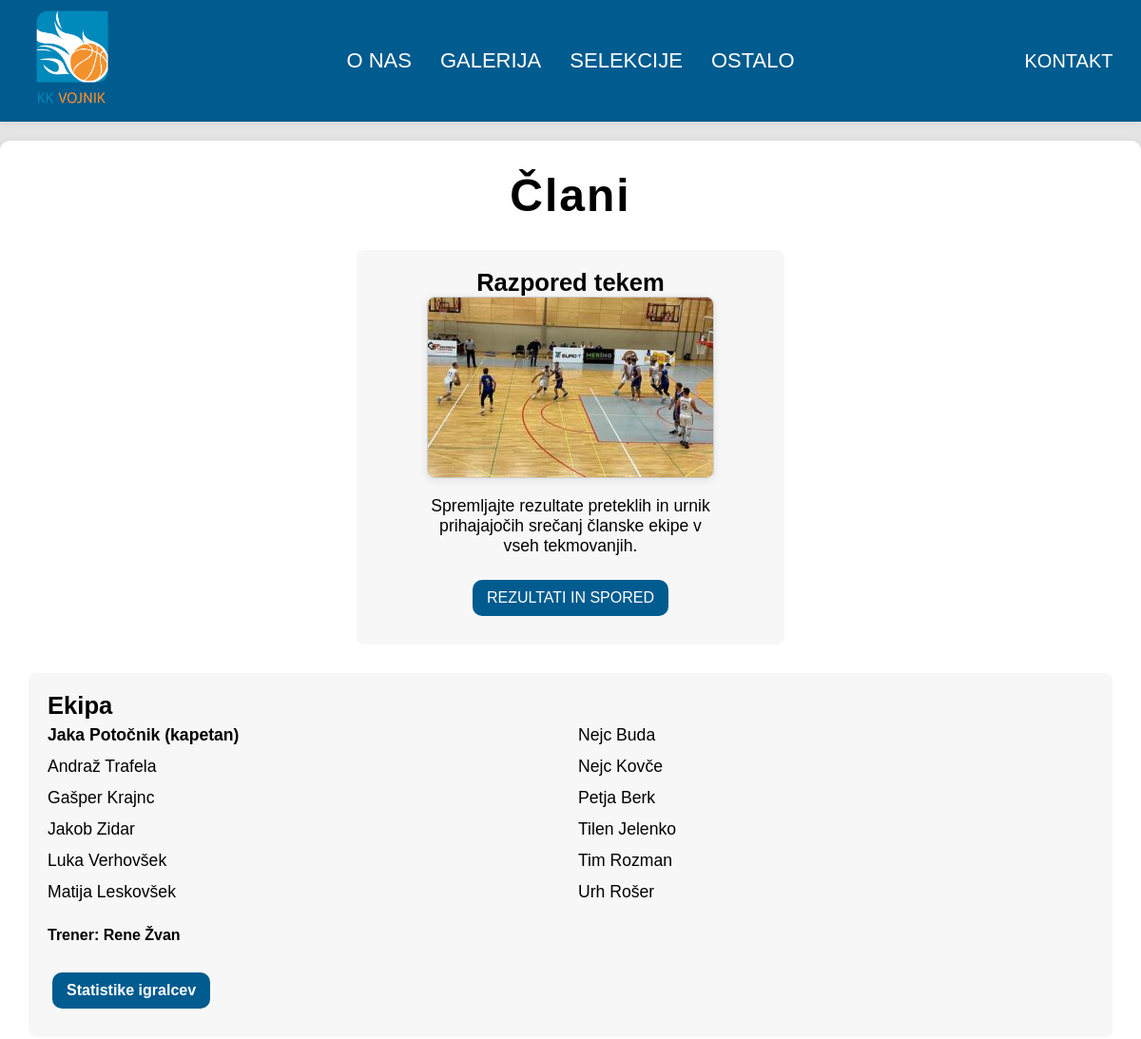
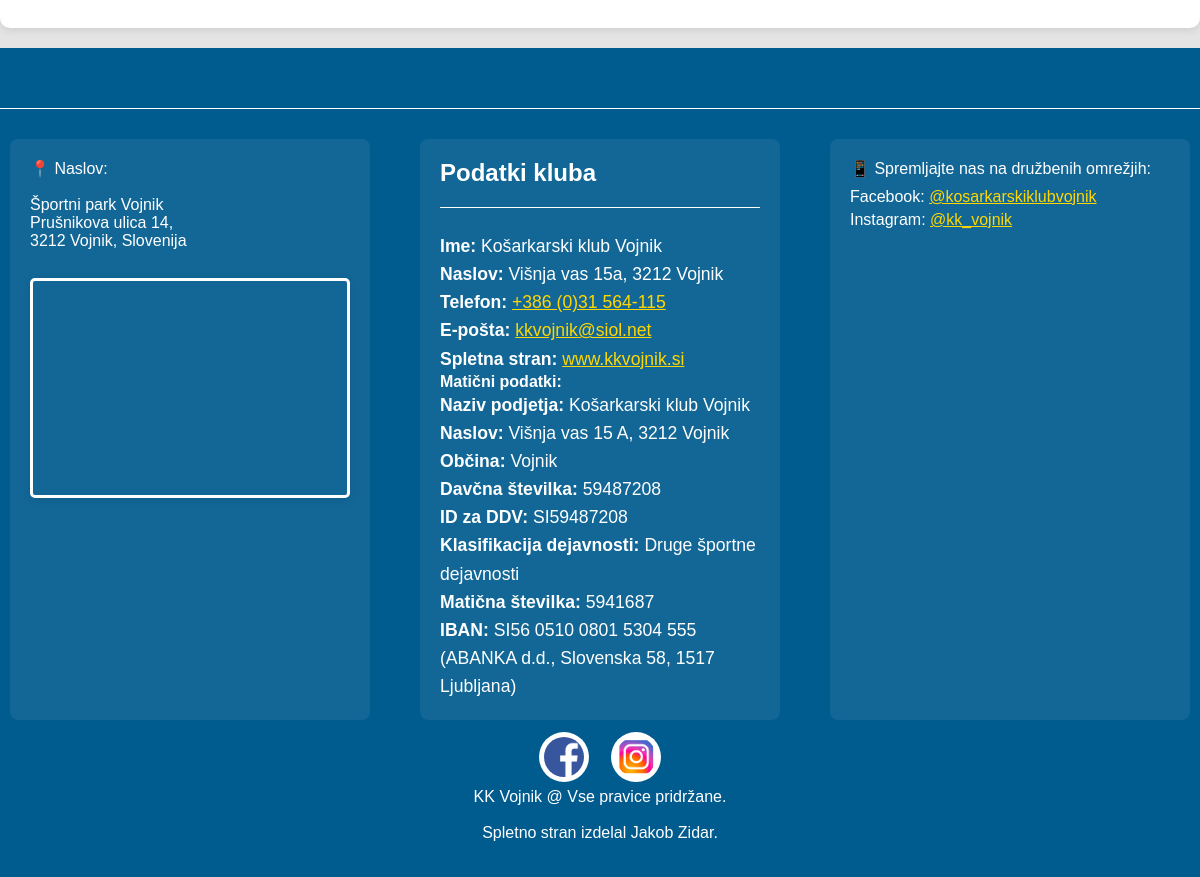
Screenshot of /clani.php with the database file from the repository (2 pictures, top to bottom).
### tables this page shows
CREATE TABLE `igralci` (
  `id` int(11) NOT NULL,
  `ime_priimek` varchar(255) NOT NULL,
  `selekcija` varchar(50) NOT NULL,
  `je_kapetan` tinyint(1) DEFAULT 0
);

CREATE TABLE `trenerji` (
  `id` int(11) NOT NULL,
  `ime_priimek` varchar(255) NOT NULL,
  `pozicija` varchar(255) NOT NULL,
  `slika_url` varchar(255) DEFAULT 'slike/profilna.png',
  `selekcija` varchar(50) NOT NULL
);

### clani.php (the view, shortened to what this page needs)
<?php
    include 'glava.php';
    $host = 'localhost';
    $db   = 'KKVojnik';
    $user = 'root';
    $pass = '';
    $charset = 'utf8mb4';
    $dsn = "mysql:host=$host;dbname=$db;charset=$charset";
    $options = [
        PDO::ATTR_ERRMODE => PDO::ERRMODE_EXCEPTION,
        PDO::ATTR_DEFAULT_FETCH_MODE => PDO::FETCH_ASSOC,
    ];
    try {
        $pdo = new PDO($dsn, $user, $pass, $options);
        $stmt = $pdo->prepare("SELECT * FROM igralci WHERE selekcija = ? ORDER BY je_kapetan DESC, ime_priimek ASC");
        $stmt->execute(['clani']);
        $igralci = $stmt->fetchAll();
        $stmt = $pdo->prepare("SELECT * FROM trenerji WHERE selekcija = ? ORDER BY CASE WHEN pozicija LIKE '%Glavni trener%' THEN 1 WHEN pozicija LIKE '%Pomožni trener%' THEN 2 ELSE 3 END");
        $stmt->execute(['clani']);
        $trenerji = $stmt->fetchAll();
    } catch (PDOException $e) {
        $igralci = [];
        $trenerji = [];
    }
?>
<div class="glavni_del">
    <h1 class="naslov">Člani</h1>
    <div class="ekipa-blok razpored-container">
        <h2>Razpored tekem</h2>
        <div class="kontakti-ureditev1">
            <img src="slike/igra.jpg" alt="Razpored tekem">
            <div class="razpored-opis">
                Spremljajte rezultate preteklih in urnik <br>
                prihajajočih srečanj članske ekipe v <br>
                vseh tekmovanjih.
            </div>
            <div>
                <a class="rezultati-btn" href="https://www.kzs.si/ekipa/17578?tekmovanje=582&tab=splosno">
                    REZULTATI IN SPORED
                </a>
            </div>
        </div>
    </div>
    <div class="ekipa-blok">
        <h2>Ekipa</h2>
        <ul class="igralci-lista">
            <?php foreach ($igralci as $igralec): ?>
                <li class="<?php echo $igralec['je_kapetan'] ? 'kapetan' : ''; ?>">
                    <?php echo htmlspecialchars($igralec['ime_priimek']); ?>
                </li>
            <?php endforeach; ?>
        </ul>
        <?php foreach ($trenerji as $trener): ?>
            <div class="trener">
                <?php
                    $pozicija = $trener['pozicija'];
                    if (strpos($pozicija, 'Glavni trener') !== false) {
                        echo 'Trener: ';
                    } else if (strpos($pozicija, 'Pomožni trener') !== false) {
                        echo 'Pomočnik trenerja: ';
                    } else {
                        echo $pozicija . ': ';
                    }
                    echo htmlspecialchars($trener['ime_priimek']);
                ?>
            </div>
        <?php endforeach; ?>
        <div class="trener">
            <a class="statistike-btn" href="https://www.kzs.si/ekipa/17578?tekmovanje=582&tab=seznam">
                Statistike igralcev
            </a>
        </div>
    </div>
</div>
<?php
    include 'noga.php';
?>

### glava.php (shortened to what this page needs)
<!DOCTYPE html>
<html>
<head>
    <link rel="stylesheet" href="css.css">
</head>
<body>
<header>
    <nav class="navbar">
        <div class="navbar-left">
            <span class="club-name"><img src="slike/logo.png" alt="KK Vojnik" height="120px"></span>
        </div>
        <div class="navbar-center">
            <ul class="nav-menu" id="nav-menu">
                <li><a href="index.php">O NAS</a></li>
                <li><a href="galerija.php">GALERIJA</a></li>
                <li class="dropdown">
                    <a href="selekcije.php">SELEKCIJE</a>
                </li>
                <li class="dropdown">
                    <a href="ostalo.php">OSTALO</a>
                </li>
            </ul>
        </div>
        <div class="navbar-right">
            <a href="#" id="kontakt-btn" style="color: white;text-decoration: none;">KONTAKT</a>
        </div>
    </nav>
</header>

### noga.php (shortened to what this page needs)
<footer style="background-color: #005B8F;">
    <hr>
    <div class="container">
        <div class="kontakti-ureditev">
            📍 Naslov: <br><br>
            Športni park Vojnik <br>
            Prušnikova ulica 14,<br>
            3212 Vojnik, Slovenija <br><br>
            <iframe src="https://www.google.com/maps/embed?pb=!1m18!1m12!1m3!1d274.1813745011097!2d15.3051199!3d46.2903339!2m3!1f0!2f0!3f0!3m2!1i1024!2i768!4f13.1!3m3!1m2!1s0x47657b006e881937%3A0x72e1c4c322978d47!2zU8WgcG9ydG5pIHBhcmsgVm9qbmlr!5e0!3m2!1ssl!2ssi!4v1718030000000!5m2!1ssl!2ssi" frameborder="0" height="220px" style="border: 3px solid #fff; border-radius: 5px;" allowfullscreen="" loading="lazy"></iframe>
        </div>
                <div class="kontakti-ureditev">
                     <h4 style="font-size: 1.5em;margin-bottom:2px;">Podatki kluba</h4><hr style="padding:2px;">
    <div class="kontakt-skupina">
        <p><strong>Ime:</strong> Košarkarski klub Vojnik</p>
        <p><strong>Naslov:</strong> Višnja vas 15a, 3212 Vojnik</p>
        <p><strong>Telefon:</strong> <a href="tel:+38631564115">+386 (0)31 564-115</a></p>
        <p><strong>E-pošta:</strong> <a href="mailto:kkvojnik@siol.net">kkvojnik@siol.net</a></p>
        <p><strong>Spletna stran:</strong> <a href="http://www.kkvojnik.si" target="_blank">www.kkvojnik.si</a></p>
    </div>
    <div class="kontakt-skupina">
        <strong>Matični podatki:</strong>
        <p><strong>Naziv podjetja:</strong> Košarkarski klub Vojnik</p>
        <p><strong>Naslov:</strong> Višnja vas 15 A, 3212 Vojnik</p>
        <p><strong>Občina:</strong> Vojnik</p>
        <p><strong>Davčna številka:</strong> 59487208</p>
        <p><strong>ID za DDV:</strong> SI59487208</p>
        <p><strong>Klasifikacija dejavnosti:</strong> Druge športne dejavnosti</p>
        <p><strong>Matična številka:</strong> 5941687</p>
        <p><strong>IBAN:</strong> SI56 0510 0801 5304 555 (ABANKA d.d., Slovenska 58, 1517 Ljubljana)</p>
    </div>
                </div>
                <div class="kontakti-ureditev">
            📱 Spremljajte nas na družbenih omrežjih:
                    <ul>
                        <li>Facebook: <a href="https://www.facebook.com/kosarkarskiklubvojnik">@kosarkarskiklubvojnik</a></li>
                        <li>Instagram: <a href="https://www.instagram.com/kk_vojnik/">@kk_vojnik</a></li>
                    </ul>
        </div>
            </div>
            <div class="omrezja">
    <table>
        <tr>
            <td><div><a href="https://www.facebook.com/kosarkarskiklubvojnik"><img src="slike/fackbook logo.png" height="50px" alt=""></a></div></td>
            <td><div><a href="https://www.instagram.com/kk_vojnik/"><img src="slike/igimg.png" height="50px" alt=""></a></div></td>
        </tr>
    </table>
    <div>KK Vojnik @ Vse pravice pridržane.</div><br>
    <div>Spletno stran izdelal Jakob Zidar.</div>
</div>
</footer>

### glava.php (style rules this page uses)
* { margin: 0; padding: 0; box-sizing: border-box; }
html, body { width: 100%; margin: 0; padding: 0; font-family: 'Arial', sans-serif; background: #e4e4e4ff; }
.navbar { width: 100%; display: flex; align-items: center; justify-content: space-between; padding: 0 1rem; background: #005B8F; min-height: 120px; box-shadow: 0 2px 8px rgba(0, 0, 0, 0.05); flex-wrap: wrap; font-size: 1.25em; margin: 0; }
.navbar-left .club-name { font-size: 1.6em; font-weight: bold; letter-spacing: 2px; color: white; }
.navbar-center { flex: 1; display: flex; justify-content: center; }
.nav-menu { list-style: none; display: flex; gap: 30px; margin: 0; padding: 0; flex-wrap: wrap; }
.nav-menu li { position: relative; }
.nav-menu li a { text-decoration: none; color: white; font-size: 1.1em; font-weight: 500; transition: color 0.2s; display: block; padding: 8px 0; }
.navbar-right { width: 120px; text-align: center; }

### clani.php (style rules this page uses)
.glavni_del { max-width: 95vw; width: 100%; margin: 20px auto; background: #fff; padding: 30px; border-radius: 10px; box-shadow: 0 2px 8px rgba(0,0,0,0.1); box-sizing: border-box; }
@media (min-width: 600px) { .glavni_del { max-width: 1500px; } }
.naslov { text-align: center; font-size: 3em; font-weight: bold; color: black; margin-bottom: 30px; letter-spacing: 2px; }
p { line-height: 1.6; font-size: 1.1rem; }
h2 { margin-top: 2rem; font-size: 1.6rem; }
.ekipa-blok { margin-top: 30px; padding: 20px; background: #f7f7f7; border-radius: 8px; }
.ekipa-blok h2 { margin-top: 0; }
.igralci-lista { list-style: none; padding: 0; margin: 0; columns: 2; }
.igralci-lista li { padding: 6px 0; font-size: 1.1em; }
.kapetan { font-weight: bold; }
.kapetan::after { content: " (kapetan)"; }
.trener { margin-top: 20px; font-weight: bold; }
.razpored-container { width: 450px; text-align: center; margin: 0 auto; }
.kontakti-ureditev1 img { border: 1px solid #ccc; border-radius: 8px; max-width: 100%; box-shadow: 0 2px 8px rgba(0,0,0,0.1); }
.razpored-opis { font-size: 1.1em; margin: 15px auto; }
.statistike-btn, .rezultati-btn { background: #005B8F; color: #fff; border: none; padding: 10px 15px; border-radius: 10px; cursor: pointer; text-decoration: none; display: inline-block; margin: 10px 5px; transition: background-color 0.3s; }

### noga.php (style rules this page uses)
footer { background-color: #005B8F; color: #fff; padding: 40px 0 20px 0; font-family: Arial, sans-serif; }
.omrezja { text-align: center; margin-bottom: 15px; }
.omrezja table { margin: 0 auto; }
.omrezja img { margin: 0 10px; transition: transform 0.2s; border-radius: 50%; background: #fff; padding: 5px; }
hr { border: none; border-top: 1px solid #fff; margin: 20px 0; }
.container { display: flex; flex-wrap: wrap; justify-content: space-around; gap: 30px; }
.kontakti-ureditev { flex: 1 1 250px; min-width: 220px; margin: 10px; background: rgba(255,255,255,0.07); border-radius: 8px; padding: 20px; box-sizing: border-box; }
.kontakti-ureditev a { color: #FFD700; text-decoration: underline; }
.kontakti-ureditev ul { list-style: none; padding: 0; margin: 10px 0 0 0; }
.kontakti-ureditev li { margin-bottom: 5px; }
iframe { width: 100%; max-width: 320px; border: 3px solid #fff; border-radius: 5px; margin-top: 10px; box-shadow: 0 2px 8px rgba(0,0,0,0.1); }

### rows the page displays
igralci: ime_priimek "Jaka Potočnik"
igralci: ime_priimek "Andraž Trafela"
igralci: ime_priimek "Gašper Krajnc"
igralci: ime_priimek "Jakob Zidar"
igralci: ime_priimek "Luka Verhovšek"
igralci: ime_priimek "Matija Leskovšek"
igralci: ime_priimek "Nejc Buda"
igralci: ime_priimek "Nejc Kovče"
igralci: ime_priimek "Petja Berk"
igralci: ime_priimek "Tilen Jelenko"
igralci: ime_priimek "Tim Rozman"
igralci: ime_priimek "Urh Rošer"
trenerji: shows "Trener:", ime_priimek "Rene Žvan"
